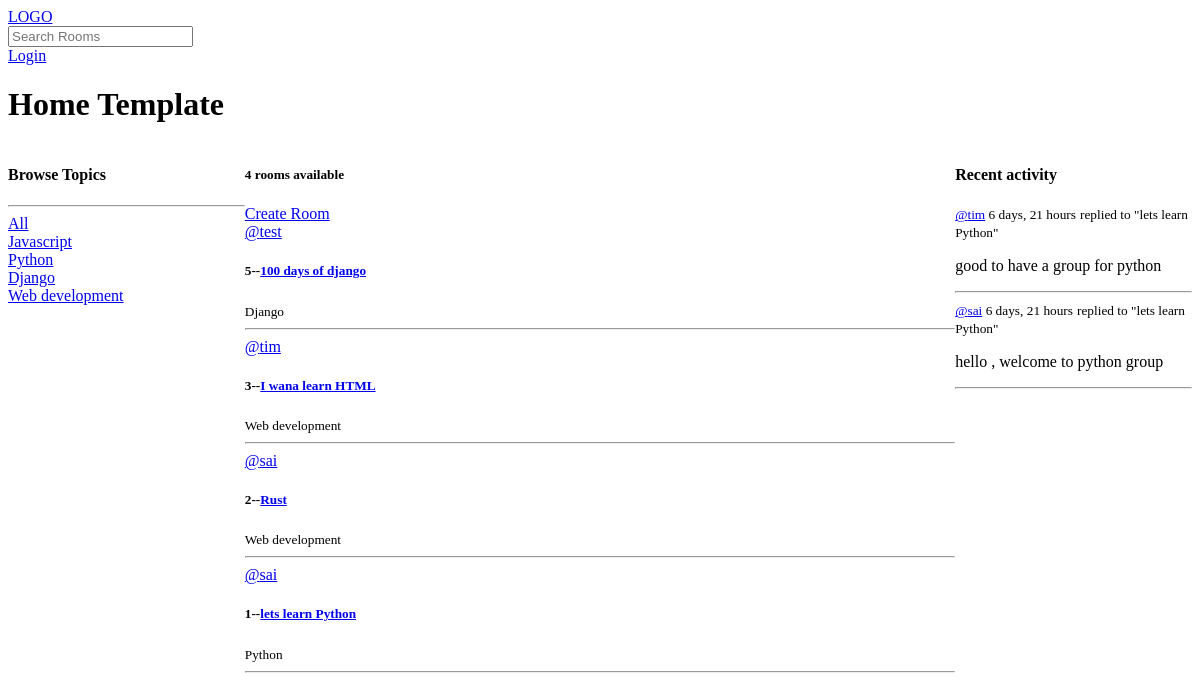
The app's page /, older data.
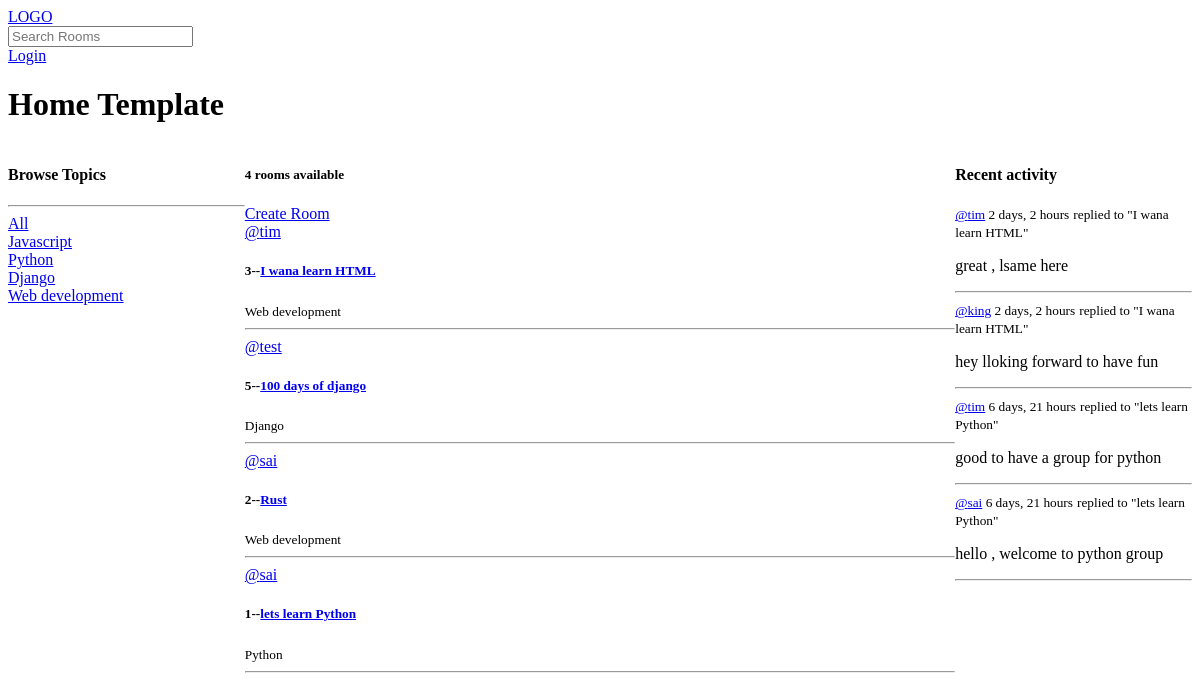
The same page, newer data.
### base/models.py (models this page shows, shortened)
class Topic(models.Model):
    name=models.CharField(max_length=200)

class Room(models.Model):
    host=models.ForeignKey(User,on_delete=models.SET_NULL,null=True)
    topic=models.ForeignKey(Topic,on_delete=models.SET_NULL,null=True)
    name=models.CharField(max_length=200)
    description=models.TextField(null=True,blank=True)
    participants=models.ManyToManyField(User,related_name="particpants",blank=True,)
    updated=models.DateTimeField(auto_now=True)
    created=models.DateTimeField(auto_now_add=True)
    class Meta:
        ordering=["-updated","-created"]
    def __str__(self,):
        return self.name

class Message(models.Model):
    user=models.ForeignKey(User,on_delete=models.CASCADE)
    room=models.ForeignKey(Room,on_delete=models.CASCADE)
    body=models.TextField()
    updated=models.DateTimeField(auto_now=True)
    created=models.DateTimeField(auto_now_add=True)
    class Meta:
        ordering = ["-updated","-created"]
    def __str__(self):
        return self.body[:50]

### base/views.py (the view)
# urls.py: path("",views.home,name="home"),
def home(request):
    q=request.GET.get('q',"")
    rooms=Room.objects.filter(
        Q(topic__name__icontains=q) |
        Q(name__icontains=q) |
        Q(description__icontains=q)
    )
    topics=Topic.objects.all()
    room_count=rooms.count()
    all_messages=Message.objects.filter(Q(room__name__icontains=q))
    context={"rooms":rooms,"topics":topics,"room_count":room_count,"all_messages":all_messages}
    return render(request,"base/home.html",context)

### base/templates/base/home.html (shortened to what this page needs)
<!DOCTYPE html>
<html lang="en">
<head>
</head>
<body>
    {% extends 'main.html' %}
    {% block content %}
    <h1>Home Template</h1>
    <div class="home-container">
            <div class="browse">
                {% include 'base/topics_component.html' %}
            </div>
            <div class="home-room">
                <h5>{{room_count}} rooms available</h5>
                <div>
                    <a href="{% url 'createRoom' %}">Create Room</a>
                </div>
                {% include 'base/feed_component.html' %}
            </div>
            <div class="Activity">
                {% include 'base/activity_component.html' %}
            </div>
            {% endblock %}

### base/templates/base/topics_component.html
<h4>Browse Topics</h4>
<hr />
<div>
  <a href="{% url 'home' %}">All</a>
</div>
{% for topic in topics %}
<div>
  <a href="{% url 'home' %}?q={{topic.name}}">{{topic.name}}</a>
</div>
{% endfor %}

### base/templates/base/feed_component.html (shortened to what this page needs)
<div>
  {% for room in rooms %}
  <div>
    <a href="{% url 'user-profile' room.host.id %}">@{{room.host.username}}</a>
    <h5>{{room.id}}--<a href="{% url 'room' room.id %}">{{room.name}}</a></h5>
    <small>{{room.topic.name}}</small>
    <hr />
  </div>
  {% endfor %}
</div>

### base/templates/base/activity_component.html (shortened to what this page needs)
<h4>Recent activity</h4>
{% for message in all_messages %}
<div>
  <small> <a href="{% url 'user-profile' message.user.id %}">@{{message.user}}</a> {{message.created|timesince}}</small>
  <small>replied to "{{message.room}}"</small>
  <p>{{message}}</p>
  <hr />
</div>
{% endfor %}

Row changes from the older to the newer data that the page shows:
changed Room "I wana learn HTML": moves up the list
added Message: user "tim", created "2 days, 2 hours", room "I wana learn HTML", body "great , lsame here"
added Message: user "king", created "2 days, 2 hours", room "I wana learn HTML", body "hey lloking forward to have fun"
